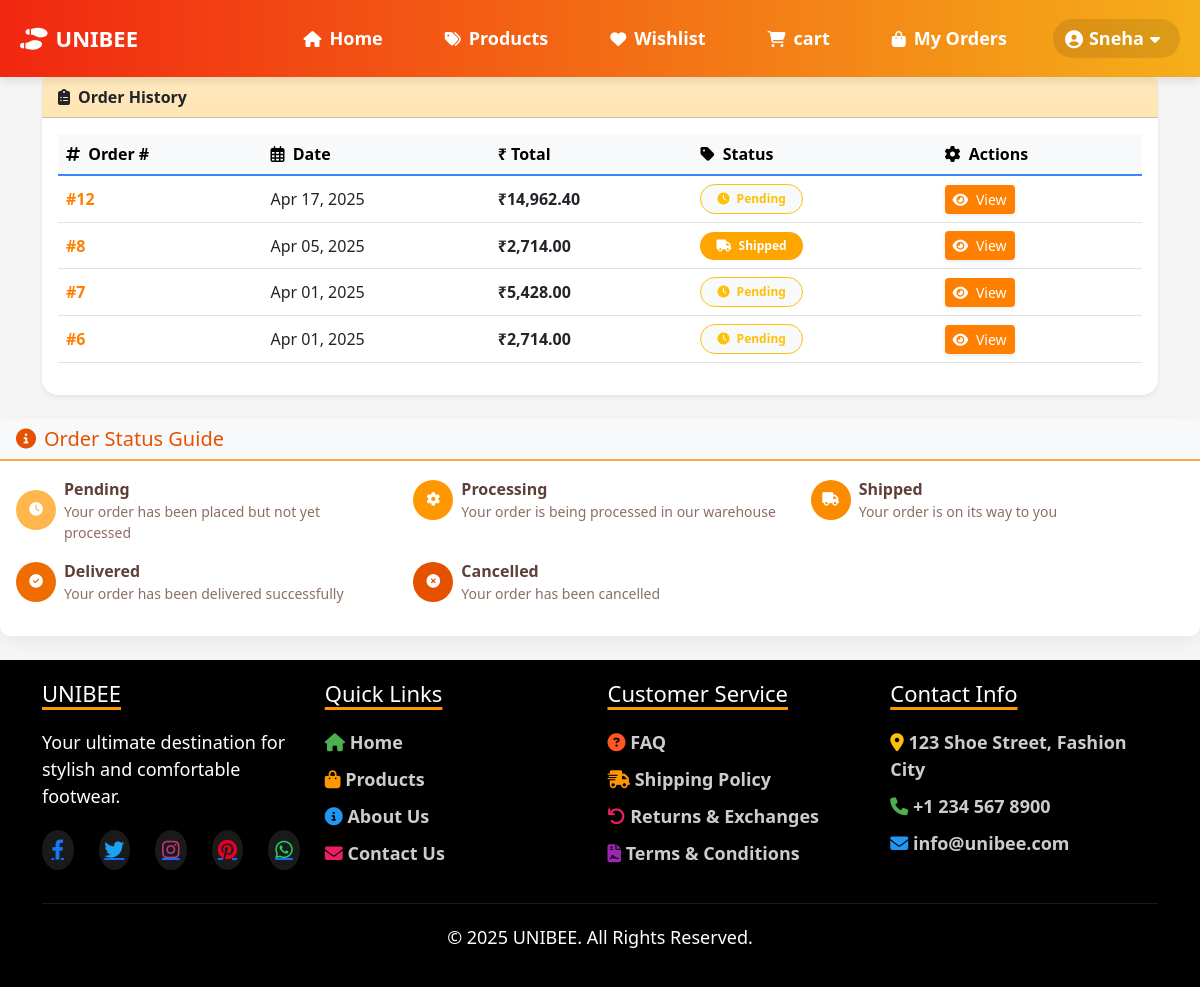
The page /user-order_history.php (signed in) on the database its author committed.
### tables this page shows
CREATE TABLE `orders` (
  `id` int(11) NOT NULL,
  `user_id` int(11) NOT NULL,
  `total_amount` decimal(10,2) NOT NULL,
  `status` enum('pending','processing','shipped','delivered','cancelled') NOT NULL DEFAULT 'pending',
  `shipping_address` text NOT NULL,
  `payment_method` varchar(50) NOT NULL,
  `created_at` timestamp NOT NULL DEFAULT current_timestamp()
);

### user-order_history.php (the view, shortened to what this page needs)
<?php
$servername = "localhost";
$username = "root";
$password = "";
$dbname = "shoe_store";
$conn = new mysqli($servername, $username, $password, $dbname);
$userId = $_SESSION['user_id'];
$query = "SELECT id as order_id, created_at as order_date, total_amount as total, status
          FROM orders
          WHERE user_id = ?
          ORDER BY created_at DESC";
$stmt = $conn->prepare($query);
$stmt->bind_param("i", $userId);
$stmt->execute();
$result = $stmt->get_result();
$orders = [];
while ($row = $result->fetch_assoc()) {
    $orders[] = $row;
}
?>
<!DOCTYPE html>
<html lang="en">
<head>
    <link href="https://cdn.jsdelivr.net/npm/bootstrap@5.3.0/dist/css/bootstrap.min.css" rel="stylesheet">
    <link rel="stylesheet" href="https://cdnjs.cloudflare.com/ajax/libs/font-awesome/6.4.0/css/all.min.css">
</head>
<body>
     <nav>
        <ul>
        <span class="brand"><i class="fas fa-shoe-prints"></i> UNIBEE</span>
        <li><a href="index.php"><i class="fas fa-home"></i> Home</a></li>
        <li><a href="product.php"><i class="fas fa-tags"></i> Products</a></li>
        <li><a href="wishlist.php"><i class="fas fa-heart"></i> Wishlist</a></li>
        <li><a href="wishlist.php"><i class="fas fa-shopping-cart"></i> cart</a></li>
        <a href="user-order_history.php"><i class="fas fa-shopping-bag"></i> My Orders</a>
        <li class="profile-dropdown">
                <?php if(isset($_SESSION['user_id'])): ?>
                    <a href="#" id="profile-btn" class="user-logged-in">
                        <i class="fas fa-user-circle"></i>
                        <?php echo $_SESSION['user_name']; ?>
                        <i class="fas fa-caret-down"></i>
                    </a>
                <?php endif; ?>
            </li>
        </ul>
    </nav>
<div class="container">
    <div class="card mb-4 shadow-sm border-0 rounded-4">
        <div class="card-header bg-gradient bg-light-orange text-dark fw-semibold">
            <i class="fas fa-clipboard-list me-2"></i>Order History
        </div>
        <div class="card-body">
            <?php if (!empty($orders)): ?>
                <div class="table-responsive">
                    <table class="table table-hover align-middle">
                        <thead class="table-warning">
                            <tr>
                                <th><i class="fas fa-hashtag me-1"></i> Order #</th>
                                <th><i class="far fa-calendar-alt me-1"></i> Date</th>
                                <th><span>₹</span> Total</th>
                                <th><i class="fas fa-tag me-1"></i> Status</th>
                                <th><i class="fas fa-cog me-1"></i> Actions</th>
                            </tr>
                        </thead>
                        <tbody>
                            <?php foreach ($orders as $order): ?>
                                <?php
                                $statusClass = '';
                                $statusIcon = '';
                                switch(strtolower($order['status'])) {
                                    case 'pending':
                                        $statusClass = 'bg-light text-warning border border-warning';
                                        $statusIcon = 'fa-clock';
                                        break;
                                    case 'shipped':
                                        $statusClass = 'bg-orange text-white';
                                        $statusIcon = 'fa-truck';
                                        break;
                                }
                                ?>
                                <tr>
                                    <td class="fw-bold text-orange">#<?php echo $order['order_id']; ?></td>
                                    <td><?php echo date('M d, Y', strtotime($order['order_date'])); ?></td>
                                    <td class="fw-semibold">₹<?php echo number_format($order['total'], 2); ?></td>
                                    <td>
                                        <span class="badge px-3 py-2 rounded-pill <?php echo $statusClass; ?>">
                                            <i class="fas <?php echo $statusIcon; ?> me-1"></i>
                                            <?php echo ucfirst($order['status']); ?>
                                        </span>
                                    </td>
                                    <td>
                                        <a href="orderDetails.php?id=<?php echo $order['order_id']; ?>" class="btn btn-sm btn-orange shadow-sm">
                                            <i class="fas fa-eye me-1"></i> View
                                        </a>
                                    </td>
                                </tr>
                            <?php endforeach; ?>
                        </tbody>
                    </table>
                </div>
            <?php endif; ?>
        </div>
    </div>
</div>
<div class="card mb-4 order-status-card">
    <div class="card-header bg-light">
        <h5 class="mb-0"><i class="fas fa-info-circle me-2"></i>Order Status Guide</h5>
    </div>
    <div class="card-body">
        <div class="row">
            <div class="col-md-4 mb-3">
                <div class="d-flex align-items-center">
                    <span class="status-badge bg-orange-pending me-2">
                        <i class="fas fa-clock"></i>
                    </span>
                    <div>
                        <strong>Pending</strong>
                        <p class="mb-0 small">Your order has been placed but not yet processed</p>
                    </div>
                </div>
            </div>
            <div class="col-md-4 mb-3">
                <div class="d-flex align-items-center">
                    <span class="status-badge bg-orange-processing me-2">
                        <i class="fas fa-cog"></i>
                    </span>
                    <div>
                        <strong>Processing</strong>
                        <p class="mb-0 small">Your order is being processed in our warehouse</p>
                    </div>
                </div>
            </div>
            <div class="col-md-4 mb-3">
                <div class="d-flex align-items-center">
                    <span class="status-badge bg-orange-shipped me-2">
                        <i class="fas fa-truck"></i>
                    </span>
                    <div>
                        <strong>Shipped</strong>
                        <p class="mb-0 small">Your order is on its way to you</p>
                    </div>
                </div>
            </div>
            <div class="col-md-4 mb-3">
                <div class="d-flex align-items-center">
                    <span class="status-badge bg-orange-delivered me-2">
                        <i class="fas fa-check-circle"></i>
                    </span>
                    <div>
                        <strong>Delivered</strong>
                        <p class="mb-0 small">Your order has been delivered successfully</p>
                    </div>
                </div>
            </div>
            <div class="col-md-4 mb-3">
                <div class="d-flex align-items-center">
                    <span class="status-badge bg-orange-cancelled me-2">
                        <i class="fas fa-times-circle"></i>
                    </span>
                    <div>
                        <strong>Cancelled</strong>
                        <p class="mb-0 small">Your order has been cancelled</p>
                    </div>
                </div>
            </div>
        </div>
    </div>
</div>
</body>
<footer>
        <div class="container">
            <div class="footer-content">
                <div class="footer-col">
                    <h3>UNIBEE</h3>
                    <p>Your ultimate destination for stylish and comfortable footwear.</p>
                    <div class="social-links">
                        <a href="#"><i class="fab fa-facebook-f"></i></a>
                        <a href="#"><i class="fab fa-twitter"></i></a>
                        <a href="#"><i class="fab fa-instagram"></i></a>
                        <a href="#"><i class="fab fa-pinterest"></i></a>
                        <a href="#"><i class="fab fa-whatsapp"></i></a>
                    </div>
                </div>
                <div class="footer-col">
                    <h3>Quick Links</h3>
                    <ul>
                        <li><a href="index.php"><i class="fas fa-home" style="color: #4CAF50;"></i> Home</a></li>
                        <li><a href="product.php"><i class="fas fa-shopping-bag" style="color: #FF9800;"></i> Products</a></li>
                        <li><a href="aboutus.php"><i class="fas fa-info-circle" style="color: #2196F3;"></i> About Us</a></li>
                        <li><a href="contact.html"><i class="fas fa-envelope" style="color: #E91E63;"></i> Contact Us</a></li>
                    </ul>
                </div>
                <div class="footer-col">
                    <h3>Customer Service</h3>
                    <ul>
                        <li><a href="faq.php"><i class="fas fa-question-circle" style="color: #FF5722;"></i> FAQ</a></li>
                        <li><a href="shipping-policy.php"><i class="fas fa-shipping-fast" style="color: #FF9800;"></i> Shipping Policy</a></li>
                        <li><a href="return-policy.php"><i class="fas fa-undo" style="color: #E91E63;"></i> Returns & Exchanges</a></li>
                        <li><a href="terms.php"><i class="fas fa-file-contract" style="color: #9C27B0;"></i> Terms & Conditions</a></li>
                    </ul>
                </div>
                <div class="footer-col">
                    <h3>Contact Info</h3>
                    <ul>
                        <li><a href="https://maps.google.com?q=123 Shoe Street, Fashion City" target="_blank"><i class="fas fa-map-marker-alt" style="color: #FFC107;"></i> 123 Shoe Street, Fashion City</a></li>
                        <li><a href="tel:+12345678900"><i class="fas fa-phone" style="color: #4CAF50;"></i> +1 234 567 8900</a></li>
                        <li><a href="mailto:info@unibee.com"><i class="fas fa-envelope" style="color: #2196F3;"></i> info@unibee.com</a></li>
                    </ul>
                </div>
            </div>
            <div class="footer-bottom">
                <p>&copy; 2025 UNIBEE. All Rights Reserved.</p>
            </div>
        </div>
    </footer>
</html>

### rows shown on the page
orders: id "12", created_at "Apr 17, 2025", total_amount "14,962.40", status "Pending"
orders: id "8", created_at "Apr 05, 2025", total_amount "2,714.00", status "Shipped"
orders: id "7", created_at "Apr 01, 2025", total_amount "5,428.00", status "Pending"
orders: id "6", created_at "Apr 01, 2025", total_amount "2,714.00", status "Pending"

### other values the page prints
$_SESSION['user_name'] "Sneha"
